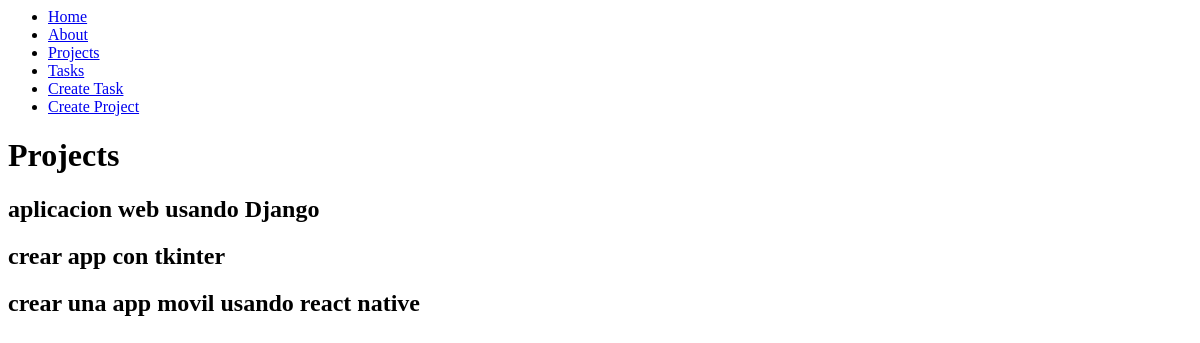
The page /projects/ on the database as committed earlier.
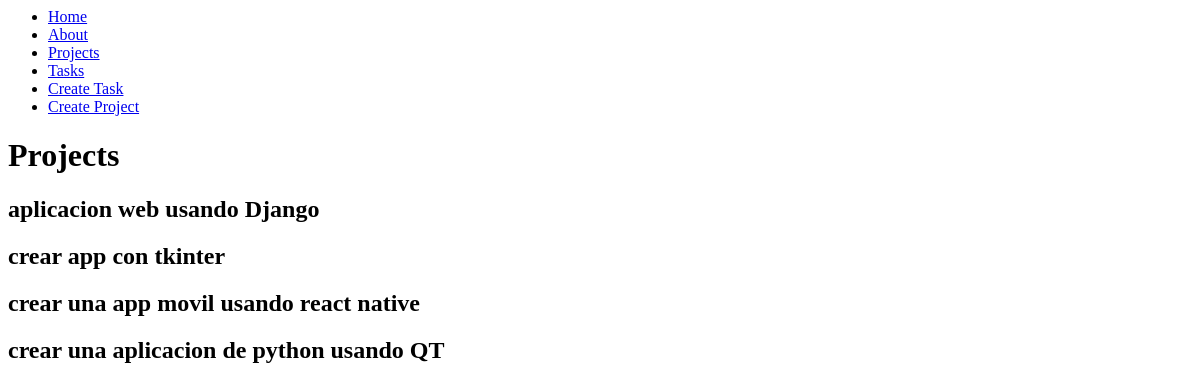
The same page on the database as committed later.
### myapp/models.py (models this page shows, shortened)
class Project(models.Model):
    name = models.CharField(max_length=200)

### myapp/views.py (the view)
# urls.py: path('projects/', views.projects),
def projects(request):
    projects = Project.objects.all()
    return render(request, 'projects/projects.html', {
        'projects': projects
    })

### myapp/templates/projects/projects.html
{% extends 'layouts/base.html' %}
{% block content %}
<h1>Projects</h1>
{% for project in projects %}
<article>
    <h1>{{project.name}}</h1>
</article>
{% endfor %}
{% endblock %}

Rows that differ between the two databases and show on the page:
added Project: name "crear una aplicacion de python usando QT"
